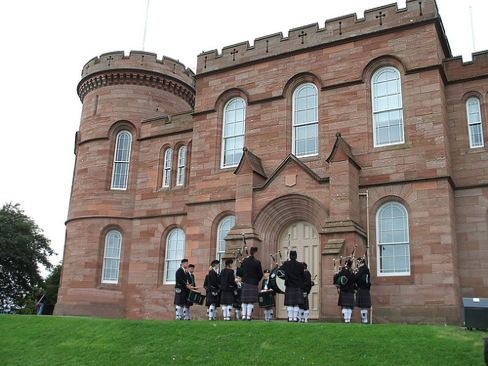
%> input picture Applications/Abstraction/img/ABS_castle_original.png, 488 x 366 px
$ octave ABS_castle.m   (GNU Octave 9; MATLAB toolbox functions it lacks are replaced by stand-ins)
%> lines starting %> are read from the running program, lines starting %| are printed output that depends on the picture
### Applications/Clipart and jpeg/GVWA.m
function [J,w] = GVWA(I,G,SigmaS,scale)

%input: I -- image to be processing I \in [0,1]
%       G -- guidance image G \in [0,1]
%       SigmaS -- bilateral spacial parameter, large ->larger scale object
%       smoothed out
%       scale -- bilateral range parameter, scale<1 -> sharper results

padMethod = 'symmetric';
patchSize = floor(4*SigmaS) + 1;
if mod(patchSize,2) == 0
   patchSize = patchSize + 1;
end

N = patchSize*patchSize;
hs = ones(patchSize)/N;

muG = (imfilter(G, hs,padMethod));%patch mean of I
muGG = (imfilter(G.*G, hs,padMethod));%patch mean of G
w = max(max(0,muGG - muG.*muG),[],3);

SigmaR = scale*mean(w(:));
w = w./SigmaR;
w = 1./(1+w.^2); %or w = exp(-(w).^2)+0.0001;

ha = fspecial('gaussian',patchSize,SigmaS);
normalizeFactor = imfilter(w,ha,padMethod);
if size(I, 3) == 3
    w = cat(3,w,w,w); %make it 3d
    normalizeFactor = cat(3,normalizeFactor,normalizeFactor,normalizeFactor);
end
J = imfilter(w.*I,ha,padMethod)./(eps+normalizeFactor) ;
end

### Applications/Abstraction/ABS_castle.m
clear all
close all
I = double(imread('img/ABS_castle_original.png'))/255;


SigmaS = 1;
scale =0.75;
Lambda =0;
iter = 10;
S =I;
for i=1:iter
    S = GVWA(S, I,SigmaS,scale);
end
%> this loop made 10 passes
%> pass 1, in GVWA, `muGG = (imfilter(G.*G, hs,padMethod));`:
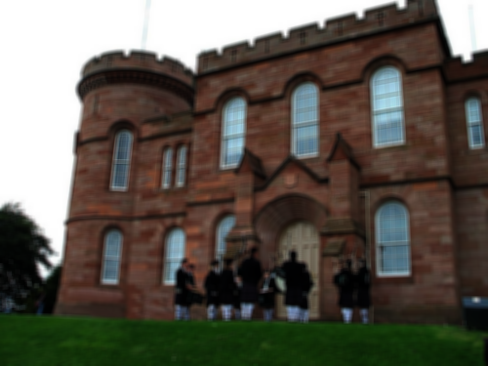
%> muGG: size 366x488x3 double; mean R, G, B 0.372, 0.353, 0.317
%> pass 1, in GVWA, `w = max(max(0,muGG - muG.*muG),[],3);`:
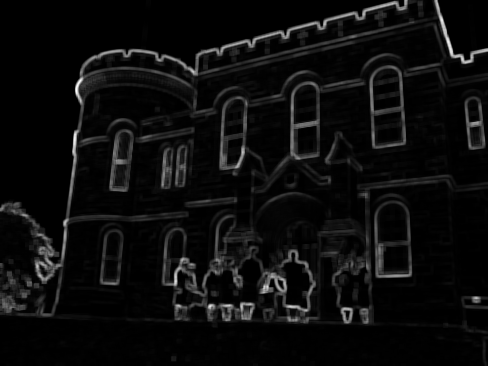
%> w: size 366x488 double; min 0, max 0.148, mean 0.00755; drawn with min black and max white

%% Determine gradient magnitude of luminance.
max_gradient      = 0.1;    % maximum gradient (for edges)
min_edge_strength = 0.1;    % minimum gradient (for edges)

E=rgb2gray(S);
[GX,GY] = gradient(E);
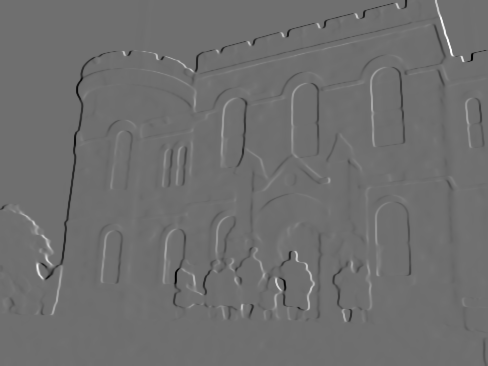
%> GX: size 366x488 double; min -0.335, max 0.433, mean -0.000443; drawn with min black and max white
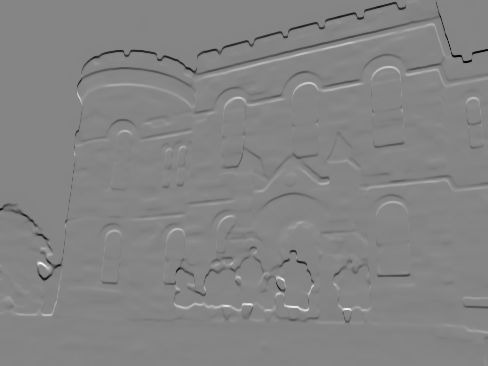
%> GY: size 366x488 double; min -0.358, max 0.328, mean -0.00172; drawn with min black and max white
G = sqrt(GX.^2+GY.^2);
G(G>max_gradient) = max_gradient;
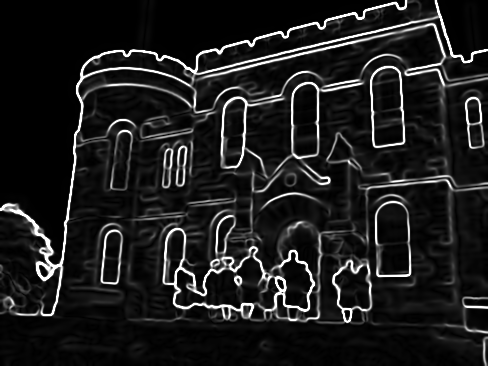
%> G: size 366x488 double; min 0, max 0.1, mean 0.0116; drawn with min black and max white
G = G/max_gradient;

%% Create a simple edge map using the gradient magnitudes.
E = G; E(E<min_edge_strength) = 0;
E = 1-E;
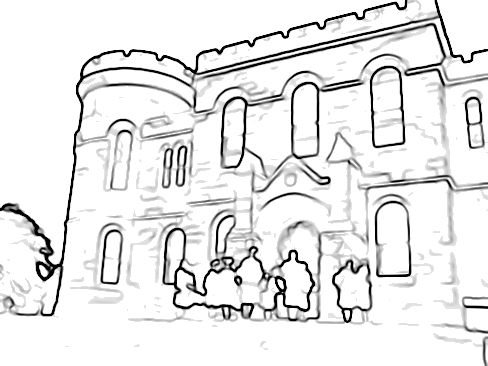
%> E: size 366x488 double; min 0, max 1, mean 0.908

C = S.*E;

close all
figure
imshow([I S C repmat(E, 1, 1, 3)])
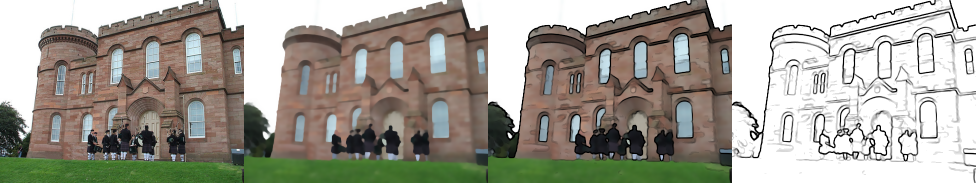
%> displayed picture: size 366x1952x3, on the screen's scale of 0 to 255 (shown at 1/2 size); mean R, G, B 160.8, 157.7, 147.5

$ run again, with Applications/Abstraction/img/ABS_sign_original.png copied over Applications/Abstraction/img/ABS_castle_original.png
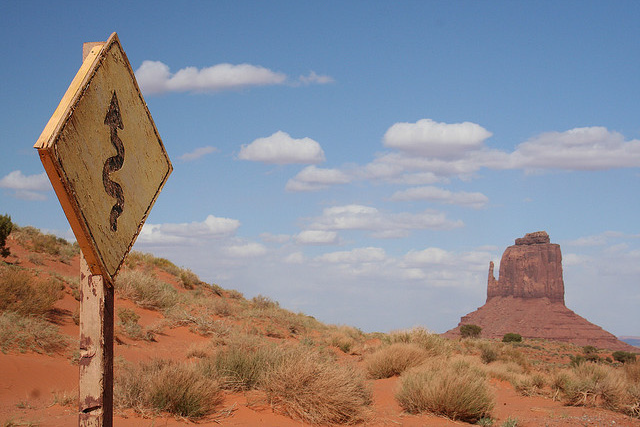
%> input picture Applications/Abstraction/img/ABS_sign_original.png, 640 x 427 px
%> the loop `for i=1:iter` made 10 passes
%> pass 1, in GVWA, `w = max(max(0,muGG - muG.*muG),[],3);`:
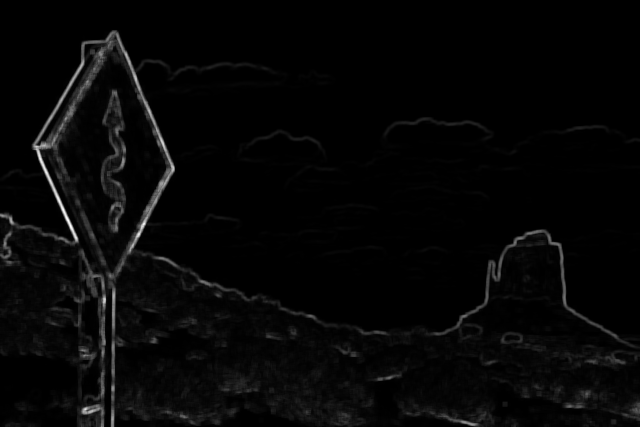
%> w: size 427x640 double; min 1.13e-06, max 0.111, mean 0.00291; drawn with min black and max white
%> `imshow([I S C repmat(E, 1, 1, 3)])`:
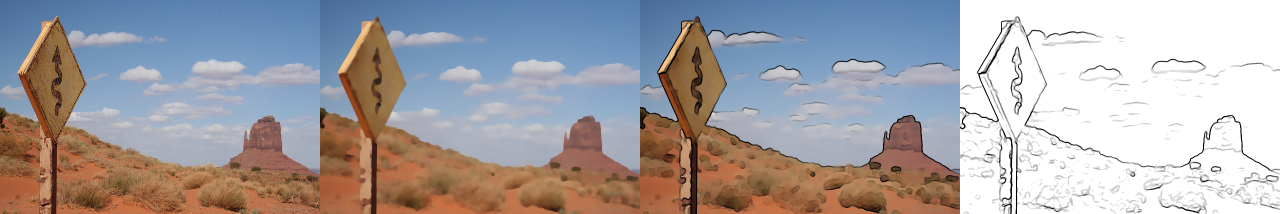
%> displayed picture: size 427x2560x3, on the screen's scale of 0 to 255 (shown at 1/2 size); mean R, G, B 166.6, 162.7, 166.1
